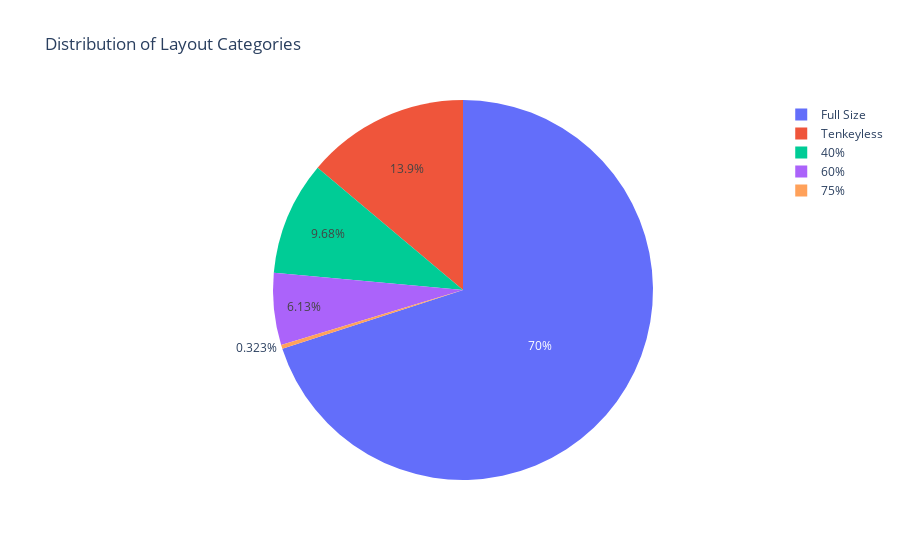

Source (notebook cell):
### Code cell
# layout_distribution = layout_data.Layout.value_counts().reset_index()

fig = px.pie(data_frame=layout_data,names="Layout",title="Distribution of Layout Categories")
fig.show()

### Figure 1 — Plotly figure (JSON) as saved in the notebook; plotly's stock layout.template omitted (floating-point values rounded to 4 significant figures; data arrays with more than 128 entries replaced by an {"elided": "..."} marker saying what was removed)
{"data": [{"domain": {"x": [0, 1], "y": [0, 1]}, "hovertemplate": "Layout=%{label}<extra></extra>", "labels": {"elided": "310 str values"}, "legendgroup": "", "name": "", "showlegend": true, "type": "pie"}], "layout": {"legend": {"tracegroupgap": 0}, "title": {"text": "Distribution of Layout Categories"}}}
